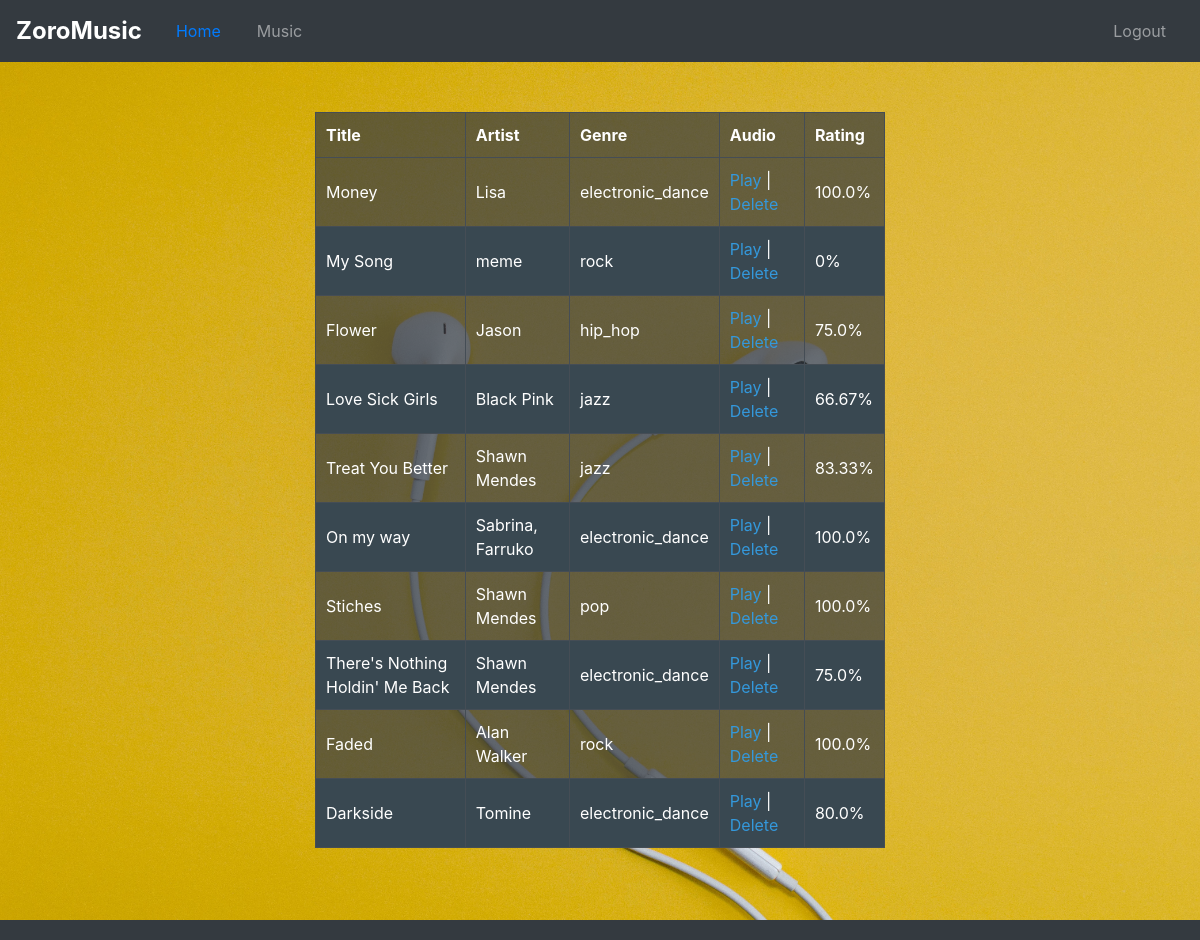
Screenshot of /songs_page with the database file from the repository.
### ZoroMusic/models.py (models this page shows, shortened)
class Song(db.Model, UserMixin):
    id = db.Column(db.Integer, Sequence('song_id_seq', start=1, increment=1), primary_key=True)
    title = db.Column(db.String(100), nullable=False)
    lyrics = db.Column(db.Text, nullable=False)
    duration = db.Column(db.Integer, nullable=False)
    genre = db.Column(db.String(20), nullable=False)
    artist_name = db.Column(db.String(100), nullable=False)
    release_date = db.Column(db.String(5))
    audio_link = db.Column(db.String(255), nullable=True)
    rating = db.Column(db.Float, default=0)
    created_at = db.Column(db.DateTime, default=datetime.utcnow)
    updated_at = db.Column(db.DateTime, default=datetime.utcnow, onupdate=datetime.utcnow)
    creator_id = db.Column(db.Integer, db.ForeignKey('user.id'), nullable=False)
    likes = db.relationship('Like', backref='song', lazy='dynamic')
    creator = db.relationship('User', backref='songs')
    def calculate_rating(self):
        total_likes = Like.query.filter_by(song_id=self.id, value=True).count()
        total_dislikes = Like.query.filter_by(song_id=self.id, value=False).count()
        total_votes = total_likes + total_dislikes
        if total_votes == 0:
            return 0
        rating = (total_likes / total_votes) * 100
        return round(rating, 2)

### ZoroMusic/routes.py (the view)
@app.route('/songs_page')
def songs_page():
    songs = Song.query.order_by(Song.release_date.desc()).all()
    return render_template('admin_songs.html', songs=songs)

### ZoroMusic/templates/admin_songs.html (shortened to what this page needs)
{% extends 'admin_base.html' %}
{% block content %}
<div class="container">
    <table class="music-table">
      <thead>
        <tr>
          <th>Title</th>
          <th>Artist</th>
          <th>Genre</th>
          <th>Audio</th>
          <th>Rating</th>
        </tr>
      </thead>
      <tbody>
        {% for song in songs %}
          <tr class="song-row">
            <td>
              {{ song.title }}
            </td>
            <td>{{ song.artist_name }}</td>
            <td>{{ song.genre }}</td>
            <td>
              {% if song.audio_link %}
                <a href="#" class="audio-link" data-audio="{{ url_for('static', filename=song.audio_link) }}"
                   onclick="
                     event.preventDefault();
                     var audioSource = this.getAttribute('data-audio');
                     var title = this.closest('tr').querySelector('td:nth-child(2)').innerText;
                     var audioPlayer = document.getElementById('audioPlayer');
                     var currentlyPlaying = document.getElementById('currentlyPlaying');
                     var audioControls = currentlyPlaying.querySelector('.audio-controls');
                     audioPlayer.src = audioSource;
                     audioPlayer.load();
                     audioPlayer.play();
                     currentlyPlaying.querySelector('h2').innerText = 'Currently Playing: ' + title;
                     currentlyPlaying.style.display = 'block';
                     audioControls.scrollIntoView({ behavior: 'smooth' });
                   "
                >
                  Play
                </a> | <a href="{{ url_for('admin_delete_song', song_id=song.id) }}" class="audio-link" data-action="delete">
              Delete</a>
              {% else %}
                <p class="no-audio-message">No audio link available</p>
              {% endif %}
            </td>
            <td>{{ song.calculate_rating() }}%</td>
          </tr>
        {% endfor %}
      </tbody>
    </table>
  <br><br><br>
    </div>
    {% endblock %}

### ZoroMusic/templates/admin_base.html (style rules this page uses)
body { background-image: url('static/math-rblqmwB7kKk-unsplash.jpg'); background-size: cover; background-repeat: no-repeat; background-attachment: fixed; color: black; }
.container { max-width: 600px; margin-top: 50px; text-align: center; }

### ZoroMusic/templates/admin_songs.html (style rules this page uses)
.music-table { width: 100%; background-color: rgba(52, 58, 64, 0.7); color: #ffffff; border-collapse: collapse; margin-top: 20px; }
.music-table th, .music-table td { border: 1px solid #454d55; padding: 10px; text-align: left; }
.music-table tbody tr:nth-child(even) { background-color: #394851; }
.audio-link { color: #3498db; text-decoration: none; cursor: pointer; transition: color 0.3s; }

### rows the page displays
Song: title "Money", artist_name "Lisa", genre "electronic_dance", calculate_rating "100.0"
Song: title "My Song", artist_name "meme", genre "rock", calculate_rating "0"
Song: title "Flower", artist_name "Jason", genre "hip_hop", calculate_rating "75.0"
Song: title "Love Sick Girls", artist_name "Black Pink", genre "jazz", calculate_rating "66.67"
Song: title "Treat You Better", artist_name "Shawn Mendes", genre "jazz", calculate_rating "83.33"
Song: title "On my way", artist_name "Sabrina, Farruko", genre "electronic_dance", calculate_rating "100.0"
Song: title "Stiches", artist_name "Shawn Mendes", genre "pop", calculate_rating "100.0"
Song: title "There's Nothing Holdin' Me Back", artist_name "Shawn Mendes", genre "electronic_dance", calculate_rating "75.0"
Song: title "Faded", artist_name "Alan Walker", genre "rock", calculate_rating "100.0"
Song: title "Darkside", artist_name "Tomine", genre "electronic_dance", calculate_rating "80.0"
